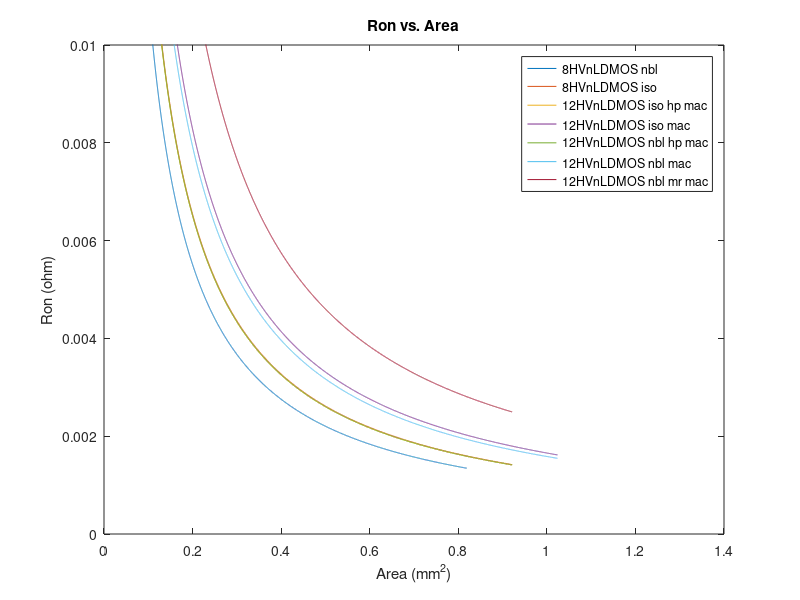
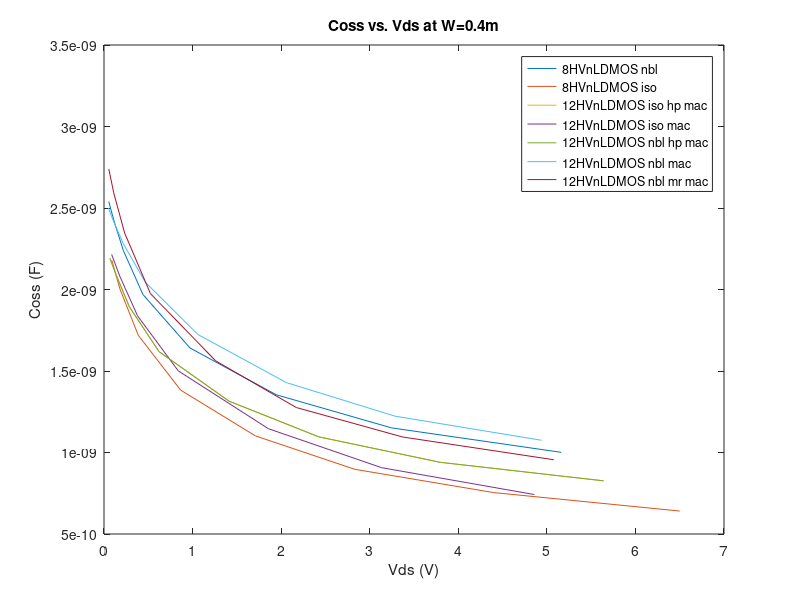
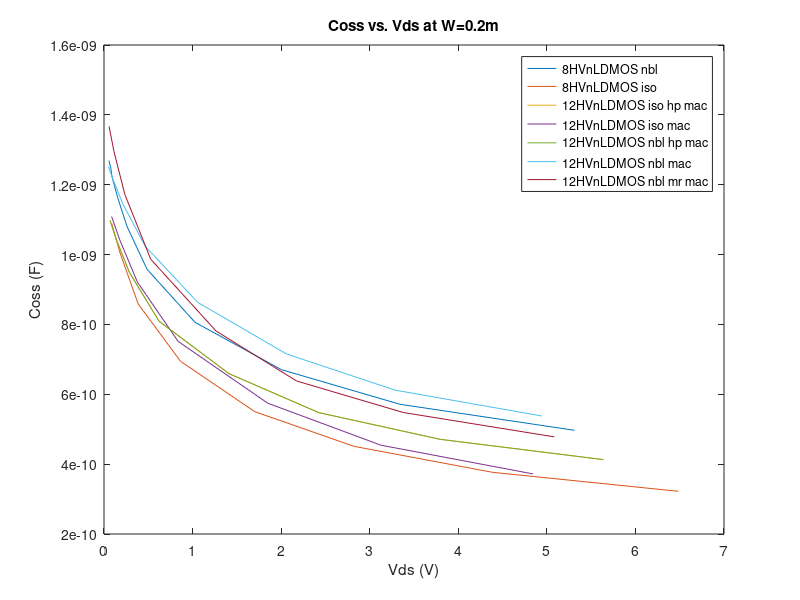
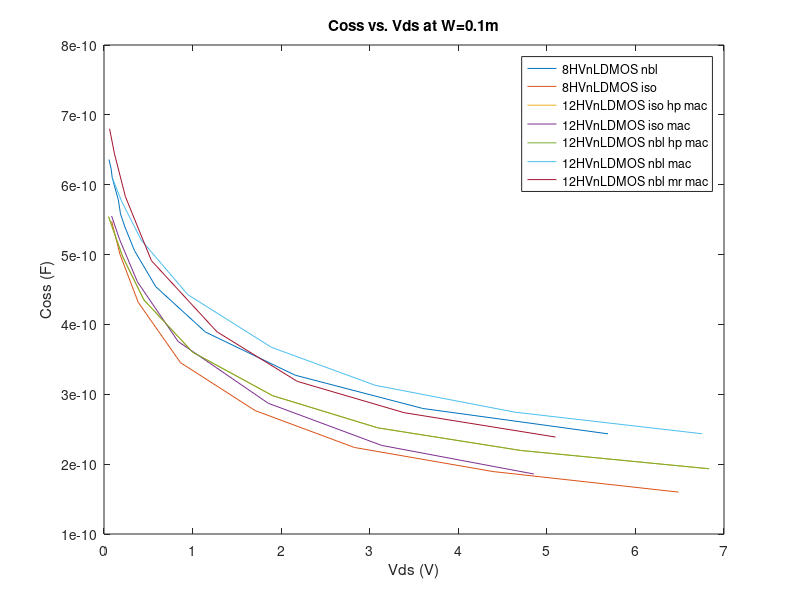

Recreate these plots in MATLAB, in order.
% Different Mosfet characterization
clear
clc
close all
%% 8HVnLDMOS nbl #1
%fingers =2

L1=800*10^-9;
W1=[60 125 250 500 999].*(400*10^-6);

Ron1=[57.7954 27.7375 13.8648 6.9288 3.4649].*10^-3; %at fingers =4 Ron(W=400)=Ron(W=200)
aw1=0.001385;
b1=-1;
aa1=1.102*10^-9;
Area1=L1*W1;
for i=1:10000
    w(i)=i*10^-4+24*10^-3;
    ar1(i)=w(i)*L1;
    armm1(i)=ar1(i)*10^6;
Roncalcw1(i)=aw1*w(i)^b1;
Roncalca1(i)=aa1*ar1(i)^b1;
end
%% #1 Coss
vds1_m60=[56.12E-3
66.41E-3
79.07E-3
83.04E-3
91.04E-3
107.3E-3
140.5E-3
186.5E-3
259.0E-3
387.1E-3
448.1E-3
576.3E-3
855.1E-3
1.488
2.650
4.379
6.798];
vds1_m125=[50.09E-3
65.02E-3
85.22E-3
116.2E-3
169.0E-3
193.5E-3
244.3E-3
352.6E-3
410.0E-3
530.6E-3
793.1E-3
1.389
2.563
4.236
6.593];
vds1_m250=[56.33E-3
80.80E-3
91.95E-3
114.7E-3
161.8E-3
186.2E-3
236.7E-3
344.5E-3
584.6E-3
1.145
2.159
3.599
5.690];
vds1_m500=[55.59E-3
77.44E-3
88.57E-3
111.2E-3
158.2E-3
259.0E-3
486.6E-3
1.027
2.002
3.342
5.311];
vds1_m999=[54.00E-3
75.85E-3
121.1E-3
218.5E-3
439.9E-3
971.2E-3
1.946
3.247
5.163];

% armm1_20=Area1(1).*ones(length(vds),1);
% area1_m60=L1*400*60.*ones(length(vds),1);
% area1_m125=L1*400*125.*ones(length(vds),1);
% area1_m250=L1*400*250.*ones(length(vds),1);
% area1_m500=L1*400*500.*ones(length(vds),1);
% area1_m999=L1*400*999.*ones(length(vds),1);

c1_m60=8.876*10^-11;
d1_m60=-0.2564;

coss1_m60=[153.0E-12
151.5E-12
149.6E-12
148.2E-12
147.3E-12
145.4E-12
141.6E-12
136.0E-12
128.7E-12
118.9E-12
111.7E-12
106.3E-12
97.75E-12
86.10E-12
73.75E-12
63.38E-12
55.31E-12];
coss1_m125=[319.5E-12
315.6E-12
309.6E-12
301.2E-12
288.4E-12
277.6E-12
268.2E-12
251.5E-12
237.5E-12
225.9E-12
207.7E-12
182.8E-12
155.7E-12
133.3E-12
116.3E-12];
coss1_m250=[636.1E-12
622.6E-12
610.7E-12
599.7E-12
578.4E-12
558.2E-12
539.3E-12
505.6E-12
454.0E-12
389.1E-12
327.3E-12
279.7E-12
243.4E-12];
coss1_m500=[1.269E-9
1.247E-9
1.225E-9
1.203E-9
1.160E-9
1.081E-9
957.7E-12
806.2E-12
670.6E-12
571.4E-12
496.9E-12];

coss1_m999=[2.540E-9
2.494E-9
2.406E-9
2.239E-9
1.969E-9
1.641E-9
1.354E-9
1.151E-9
1.001E-9];
c1_m60=1.525E-10;
d1_m60=-.1275;
e1_m60=-5.901E-11;
for i=1:5000
    vds=i*.001;
coss1_m60eq(i)=c1_m60*vds^d1_m60+e1_m60; 
end
c1_m250=6.247E-10;
d1_m250=-.1302;
e1_m250=-2.329E-10;
for i=1:5000
    vds=i*.001;
coss1_m250eq(i)=c1_m250*vds^d1_m250+e1_m250; 
end
c1_m125=3.137E-10;
d1_m125=-.1283;
e1_m125=-1.184E-10;
for i=1:5000
    vds=i*.001;
coss1_m125eq(i)=c1_m125*vds^d1_m125+e1_m125; 
end
c1_m500=1.273E-09;
d1_m500=-.1259;
e1_m500=-4.891E-10;
for i=1:5000
    vds=i*.001;
coss1_m500eq(i)=c1_m500*vds^d1_m500+e1_m500; 
end
c1_m999=2.409E-09;
d1_m999=-.1321;
e1_m999=-8.386E-10;
for i=1:5000
    vds=i*.001;
coss1_m999eq(i)=c1_m999*vds^d1_m999+e1_m999; 
end
coss1_vds_4=[coss1_m60eq(4000) coss1_m125eq(4000) coss1_m250eq(4000) coss1_m500eq(4000) coss1_m999eq(4000)];


%% #1 Qg
vgs1=[250.0E-3
500.0E-3
750.0E-3
1.000
1.250
1.500
1.750
2.000
2.250
2.500
2.750
3.000
3.250
3.500
3.750
4.000
4.250
4.500
4.750
5.000];
Qg1_m60=[5.978E-12
11.84E-12
158.5E-12
194.2E-12
222.2E-12
248.3E-12
274.1E-12
299.9E-12
325.7E-12
351.4E-12
377.2E-12
403.0E-12
428.8E-12
454.7E-12
480.5E-12
506.3E-12
532.2E-12
558.1E-12
583.9E-12
609.7E-12];
Qg1_m125=[12.48E-12
24.71E-12
334.8E-12
408.0E-12
464.3E-12
518.1E-12
571.8E-12
625.4E-12
679.0E-12
732.7E-12
786.4E-12
840.2E-12
894.0E-12
947.8E-12
1.002E-9
1.055E-9
1.109E-9
1.163E-9
1.217E-9
1.271E-9];
Qg1_m250=[24.97E-12
49.54E-12
677.7E-12
820.1E-12
930.0E-12
1.037E-9
1.144E-9
1.251E-9
1.359E-9
1.466E-9
1.573E-9
1.681E-9
1.788E-9
1.896E-9
2.004E-9
2.111E-9
2.219E-9
2.327E-9
2.435E-9
2.543E-9];
Qg1_m500=[49.96E-12
99.42E-12
1.372E-9
1.645E-9
1.861E-9
2.075E-9
2.289E-9
2.503E-9
2.718E-9
2.932E-9
3.147E-9
3.362E-9
3.577E-9
3.793E-9
4.008E-9
4.223E-9
4.439E-9
4.654E-9
4.870E-9
5.086E-9];
Qg1_m999=[99.84E-12
200.7E-12
2.777E-9
3.292E-9
3.720E-9
4.147E-9
4.574E-9
5.002E-9
5.431E-9
5.859E-9
6.289E-9
6.718E-9
7.148E-9
7.578E-9
8.009E-9
8.439E-9
8.870E-9
9.300E-9
9.731E-9
10.16E-9];
Qg1_vgs_5=[Qg1_m60(20,1) Qg1_m125(20,1) Qg1_m250(20,1) Qg1_m500(20,1) Qg1_m999(20,1)];
%% 8HVnLDMOS iso #2
%fingers =2
L2=900*10^-9;
W2=[60 125 250 500 999].*(400*10^-6);
Ron2=[60.9994 29.2749 14.6331 7.31258 3.65664]*10^-3;
a2=0.001462;
b2=-1;
aa2=1.308*10^-9;
Area2=L2*W2;
for i=1:10000
    w(i)=i*10^-4+24*10^-3;
    ar2(i)=w(i)*L2;
    armm2(i)=ar2(i)*10^6;
Roncalcw2(i)=a2*w(i)^b2;
Roncalca2(i)=aa2*ar2(i)^b2;
end
%% #2 Coss 
vds2_m60=[61.39E-3
105.2E-3
153.0E-3
177.5E-3
190.0E-3
215.1E-3
266.7E-3
343.1E-3
448.3E-3
557.6E-3
679.4E-3
809.6E-3
959.6E-3
1.134
1.332
1.528
1.702
1.746
1.834
1.972
2.013
2.097
2.140
2.225
2.399
2.460
2.584
2.646
2.772
2.836
2.965
3.228
3.742
4.446
5.549];
vds2_m125=[84.63E-3
175.2E-3
374.1E-3
834.1E-3
1.639
2.736
4.269
6.332];
vds2_m250=[86.57E-3
180.1E-3
386.1E-3
863.5E-3
1.706
2.826
4.393
6.486];
vds2_m500=[86.87E-3
180.5E-3
386.5E-3
863.9E-3
1.702
2.821
4.387
6.484];
vds2_m999=[87.11E-3
180.8E-3
387.1E-3
865.2E-3
1.709
2.831
4.400
6.500];
% area2_m60=L2*400*60.*ones(length(vds),1);
% area2_m125=L2*400*125.*ones(length(vds),1);
% area2_m250=L2*400*250.*ones(length(vds),1);
% area2_m500=L2*400*500.*ones(length(vds),1);
% area2_m999=L2*400*999.*ones(length(vds),1);
coss2_m60=[134.5E-12
128.3E-12
122.3E-12
117.9E-12
116.0E-12
113.6E-12
109.3E-12
103.2E-12
96.42E-12
90.32E-12
85.04E-12
80.38E-12
76.08E-12
71.97E-12
68.07E-12
64.69E-12
62.00E-12
60.77E-12
59.87E-12
58.49E-12
57.62E-12
56.91E-12
56.32E-12
55.66E-12
54.37E-12
53.49E-12
52.67E-12
52.01E-12
51.25E-12
50.64E-12
49.93E-12
48.61E-12
46.30E-12
43.45E-12
40.09E-12];
coss2_m125=[272.6E-12
253.1E-12
216.0E-12
175.7E-12
139.1E-12
114.4E-12
94.98E-12
81.53E-12];
coss2_m250=[547.7E-12
500.4E-12
431.7E-12
345.3E-12
276.7E-12
223.9E-12
189.4E-12
160.0E-12];
coss2_m500=[1.089E-9
1.005E-9
858.3E-12
694.5E-12
550.3E-12
451.1E-12
376.6E-12
322.3E-12];
coss2_m999=[2.181E-9
2.002E-9
1.719E-9
1.383E-9
1.102E-9
897.0E-12
754.1E-12
640.9E-12];
c2_m60=9.756E-11;
d2_m60=-.2125;
e2_m60=-2.532E-11;
for i=1:5000
    vds=i*.001;
coss2_m60eq(i)=c2_m60*vds^d2_m60+e2_m60; 
end
c2_m250=3.89E-10;
d2_m250=-.2177;
e2_m250=-7.875E-11;
for i=1:5000
    vds=i*.001;
coss2_m250eq(i)=c2_m250*vds^d2_m250+e2_m250; 
end
c2_m125=1.997E-10;
d2_m125=-.2109;
e2_m125=-4.428E-11;
for i=1:5000
    vds=i*.001;
coss2_m125eq(i)=c2_m125*vds^d2_m125+e2_m125; 
end
c2_m500=7.889E-10;
d2_m500=-.2144;
e2_m500=-1.68E-10;
for i=1:5000
    vds=i*.001;
coss2_m500eq(i)=c2_m500*vds^d2_m500+e2_m500; 
end
c2_m999=1.564E-09;
d2_m999=-.2164;
e2_m999=-3.236E-10;
for i=1:5000
    vds=i*.001;
coss2_m999eq(i)=c2_m999*vds^d2_m999+e2_m999; 
end
coss2_vds_4=[coss2_m60eq(4000) coss2_m125eq(4000) coss2_m250eq(4000) coss2_m500eq(4000) coss2_m999eq(4000)];

%% #2 Qg
vgs2=[250.0E-3
500.0E-3
750.0E-3
1.000
1.250
1.500
1.750
2.000
2.250
2.500
2.750
3.000
3.250
3.500
3.750
4.000
4.250
4.500
4.750
5.000];
Qg2_m60=[9.230E-12
17.23E-12
26.08E-12
201.3E-12
236.6E-12
266.0E-12
294.7E-12
323.3E-12
351.9E-12
380.5E-12
409.1E-12
437.8E-12
466.5E-12
495.2E-12
524.0E-12
552.6E-12
581.4E-12
610.2E-12
639.1E-12
667.8E-12];
Qg2_m125=[19.25E-12
35.94E-12
54.59E-12
424.0E-12
495.1E-12
555.4E-12
614.8E-12
674.2E-12
733.7E-12
793.3E-12
852.9E-12
912.7E-12
972.5E-12
1.032E-9
1.092E-9
1.152E-9
1.212E-9
1.272E-9
1.332E-9
1.392E-9];
Qg2_m250=[38.52E-12
71.92E-12
115.6E-12
857.1E-12
992.7E-12
1.112E-9
1.230E-9
1.349E-9
1.468E-9
1.587E-9
1.706E-9
1.826E-9
1.945E-9
2.065E-9
2.185E-9
2.305E-9
2.425E-9
2.544E-9
2.665E-9
2.784E-9];
Qg2_m500=[77.10E-12
143.9E-12
287.6E-12
1.731E-9
1.988E-9
2.225E-9
2.462E-9
2.698E-9
2.937E-9
3.175E-9
3.413E-9
3.652E-9
3.891E-9
4.131E-9
4.370E-9
4.610E-9
4.850E-9
5.090E-9
5.329E-9
5.570E-9];
Qg2_m999=[154.0E-12
287.6E-12
627.4E-12
3.483E-9
3.975E-9
4.446E-9
4.919E-9
5.393E-9
5.868E-9
6.344E-9
6.820E-9
7.298E-9
7.775E-9
8.254E-9
8.732E-9
9.211E-9
9.690E-9
10.17E-9
10.65E-9
11.13E-9];
Qg2_vgs_5=[Qg2_m60(20,1) Qg2_m125(20,1) Qg2_m250(20,1) Qg2_m500(20,1) Qg2_m999(20,1)];
%% 12HVnLDMOS iso hp mac #3
%fingers =2
L3=900*10^-9;
W3=[60 125 250 500 999].*(400*10^-6);
Ron3=[60.4805 29.0297 14.5124 7.25405 3.62885]*10^-3;
a3=.001451;
b3=-1;
aa3=1.302*10^-9;
Area3=L3*W3;
for i=1:10000
    w(i)=i*10^-4+24*10^-3;
    ar3(i)=w(i)*L3;
    armm3(i)=ar3(i)*10^6;
Roncalcw3(i)=a3*w(i)^b3;
Roncalca3(i)=aa3*ar3(i)^b3;
end
%% #3 Coss 
vds3_m60=[56.66E-3
105.8E-3
209.1E-3
435.4E-3
956.2E-3
1.837
3.001
4.584
6.675];
vds3_m125=[54.29E-3
105.7E-3
214.1E-3
452.4E-3
1.003
1.904
3.093
4.706
6.835];
vds3_m250=[51.83E-3
103.2E-3
211.4E-3
449.4E-3
999.5E-3
1.904
3.090
4.704
6.832];
vds3_m500=[67.83E-3
137.5E-3
286.7E-3
621.4E-3
1.412
2.425
3.795
5.640];
vds3_m999=[67.11E-3
136.8E-3
286.1E-3
621.1E-3
1.412
2.425
3.796
5.641];
% area3_m60=L3*400*60.*ones(length(vds),1);
% area3_m125=L3*400*125.*ones(length(vds),1);
% area3_m250=L3*400*250.*ones(length(vds),1);
% area3_m500=L3*400*500.*ones(length(vds),1);
% area3_m999=L3*400*999.*ones(length(vds),1);
coss3_m60=[132.6E-12
128.3E-12
119.5E-12
105.2E-12
87.42E-12
72.32E-12
61.07E-12
53.16E-12
46.75E-12];
coss3_m125=[277.1E-12
266.9E-12
248.3E-12
217.0E-12
180.3E-12
148.7E-12
126.2E-12
109.6E-12
96.81E-12];
coss3_m250=[554.3E-12
535.5E-12
496.8E-12
435.3E-12
360.4E-12
298.0E-12
252.0E-12
219.6E-12
193.4E-12];
coss3_m500=[1.098E-9
1.044E-9
949.1E-12
809.2E-12
659.0E-12
547.5E-12
471.1E-12
412.9E-12];
coss3_m999=[2.191E-9
2.090E-9
1.894E-9
1.619E-9
1.315E-9
1.096E-9
939.8E-12
826.2E-12];
c3_m60=1.173E-10;
d3_m60=-.1487;
e3_m60=-3.608E-11;
for i=1:5000
    vds=i*.001;
coss3_m60eq(i)=c3_m60*vds^d3_m60+e3_m60; 
end
c3_m250=4.889E-10;
d3_m250=-.1464;
e3_m250=-1.513E-10;
for i=1:5000
    vds=i*.001;
coss3_m250eq(i)=c3_m250*vds^d3_m250+e3_m250; 
end
c3_m125=2.418E-10;
d3_m125=-.1492;
e3_m125=-7.288E-11;
for i=1:5000
    vds=i*.001;
coss3_m125eq(i)=c3_m125*vds^d3_m125+e3_m125; 
end
c3_m500=9.374E-10;
d3_m500=-.1578;
e3_m500=-2.566E-10;
for i=1:5000
    vds=i*.001;
coss3_m500eq(i)=c3_m500*vds^d3_m500+e3_m500; 
end
c3_m999=1.888E-09;
d3_m999=-.1562;
e3_m999=-5.27E-10;
for i=1:5000
    vds=i*.001;
coss3_m999eq(i)=c3_m999*vds^d3_m999+e3_m999; 
end
coss3_vds_4=[coss3_m60eq(4000) coss3_m125eq(4000) coss3_m250eq(4000) coss3_m500eq(4000) coss3_m999eq(4000)];

%% #3 Qg
vgs3=[250.0E-3
500.0E-3
750.0E-3
1.000
1.250
1.500
1.750
2.000
2.250
2.500
2.750
3.000
3.250
3.500
3.750
4.000
4.250
4.500
4.750
5.000];
Qg3_m60=[9.952E-12
18.54E-12
26.11E-12
32.83E-12
229.9E-12
256.2E-12
279.6E-12
302.6E-12
325.6E-12
348.6E-12
371.5E-12
394.5E-12
417.5E-12
440.5E-12
463.5E-12
486.5E-12
509.6E-12
532.6E-12
555.7E-12
578.7E-12];
Qg3_m125=[20.73E-12
38.63E-12
54.41E-12
109.5E-12
482.6E-12
535.1E-12
583.2E-12
630.9E-12
678.7E-12
726.5E-12
774.2E-12
822.1E-12
870.0E-12
917.9E-12
965.8E-12
1.014E-9
1.062E-9
1.110E-9
1.158E-9
1.206E-9];
Qg3_m250=[41.47E-12
77.26E-12
108.8E-12
272.7E-12
971.0E-12
1.072E-9
1.167E-9
1.262E-9
1.358E-9
1.453E-9
1.549E-9
1.644E-9
1.740E-9
1.836E-9
1.932E-9
2.028E-9
2.124E-9
2.220E-9
2.316E-9
2.412E-9];
Qg3_m500=[82.93E-12
154.5E-12
217.7E-12
592.6E-12
1.950E-9
2.145E-9
2.335E-9
2.525E-9
2.716E-9
2.907E-9
3.098E-9
3.289E-9
3.481E-9
3.672E-9
3.864E-9
4.056E-9
4.247E-9
4.439E-9
4.631E-9
4.823E-9];
Qg3_m999=[165.7E-12
308.7E-12
435.1E-12
1.206E-9
3.907E-9
4.287E-9
4.665E-9
5.045E-9
5.426E-9
5.808E-9
6.190E-9
6.572E-9
6.954E-9
7.337E-9
7.720E-9
8.103E-9
8.487E-9
8.870E-9
9.254E-9
9.637E-9];
Qg3_vgs_5=[Qg3_m60(20,1) Qg3_m125(20,1) Qg3_m250(20,1) Qg3_m500(20,1) Qg3_m999(20,1)];
%% 12HVnLDMOS iso mac #4
%fingers =2
% Ron
L4=1*10^-6;
W4=[60 125 250 500 999].*(400*10^-6);
Ron4=[69.112 33.1725 16.5851 8.29153 4.14903]*10^-3;
a4=.001658;
b4=-1;
aa4=1.656*10^-9;
Area4=L4*W4;
for i=1:10000
    w(i)=i*10^-4+24*10^-3;
    ar4(i)=w(i)*L4;
    armm4(i)=ar4(i)*10^6;
Roncalcw4(i)=a4*w(i)^b4;
Roncalca4(i)=aa4*ar4(i)^b4;
end

%% #4 Coss 
vds4_m60=[59.18E-3
86.72E-3
143.4E-3
170.8E-3
184.7E-3
212.8E-3
270.3E-3
317.9E-3
375.0E-3
449.1E-3
579.9E-3
711.2E-3
857.4E-3
1.011
1.175
1.344
1.516
1.572
1.684
1.863
1.928
1.961
2.027
2.161
2.212
2.238
2.289
2.393
2.446
2.552
2.768
2.866
3.066
3.477
4.347
5.968];
vds4_m125=[78.51E-3
155.7E-3
322.0E-3
699.0E-3
1.607
2.809
4.421
6.568];
vds4_m250=[85.72E-3
177.4E-3
377.2E-3
836.6E-3
1.855
3.135
4.853];
vds4_m500=[85.99E-3
177.7E-3
377.5E-3
837.0E-3
1.849
3.126
4.845];
vds4_m999=[86.22E-3
178.1E-3
378.1E-3
838.2E-3
1.856
3.136
4.858];
% area4_m60=L4*400*60.*ones(length(vds),1);
% area4_m125=L4*400*125.*ones(length(vds),1);
% area4_m250=L4*400*250.*ones(length(vds),1);
% area4_m500=L4*400*500.*ones(length(vds),1);
% area4_m999=L4*400*999.*ones(length(vds),1);
coss4_m60=[135.7E-12
132.5E-12
127.5E-12
123.3E-12
121.5E-12
119.3E-12
115.1E-12
110.8E-12
106.8E-12
102.4E-12
96.21E-12
90.19E-12
84.87E-12
80.15E-12
75.94E-12
72.21E-12
68.91E-12
67.22E-12
65.75E-12
63.51E-12
62.07E-12
61.50E-12
60.84E-12
59.56E-12
58.66E-12
58.29E-12
57.85E-12
56.99E-12
56.30E-12
55.49E-12
53.97E-12
52.82E-12
51.60E-12
49.35E-12
45.47E-12
40.12E-12];
coss4_m125=[278.5E-12
264.6E-12
237.5E-12
197.9E-12
151.6E-12
119.3E-12
96.84E-12
81.25E-12];
coss4_m250=[555.3E-12
521.2E-12
461.0E-12
375.6E-12
287.1E-12
226.8E-12
185.9E-12];
coss4_m500=[1.109E-9
1.042E-9
921.1E-12
751.4E-12
574.5E-12
454.3E-12
372.0E-12];
coss4_m999=[2.215E-9
2.082E-9
1.839E-9
1.501E-9
1.146E-9
906.7E-12
742.2E-12];
c4_m60=1.112E-10;
d4_m60=-.1902;
e4_m60=-3.486E-11;
for i=1:5000
    vds=i*.001;
coss4_m60eq(i)=c4_m60*vds^d4_m60+e4_m60; 
end
c4_m250=4.557E-10;
d4_m250=-.1865;
e4_m250=-1.262E-10;
for i=1:5000
    vds=i*.001;
coss4_m250eq(i)=c4_m250*vds^d4_m250+e4_m250; 
end
c4_m125=2.271E-10;
d4_m125=-.189;
e4_m125=-6.4E-11;
for i=1:5000
    vds=i*.001;
coss4_m125eq(i)=c4_m125*vds^d4_m125+e4_m125; 
end
c4_m500=9.172E-10;
d4_m500=-.186;
e4_m500=-2.542E-10;
for i=1:5000
    vds=i*.001;
coss4_m500eq(i)=c4_m500*vds^d4_m500+e4_m500; 
end
c4_m999=1.833E-09;
d4_m999=-.1861;
e4_m999=-5.085E-10;
for i=1:5000
    vds=i*.001;
coss4_m999eq(i)=c4_m999*vds^d4_m999+e4_m999; 
end
coss4_vds_4=[coss4_m60eq(4000) coss4_m125eq(4000) coss4_m250eq(4000) coss4_m500eq(4000) coss4_m999eq(4000)];

%% #4 Qg
vgs4=[250.0E-3
500.0E-3
750.0E-3
1.000
1.250
1.500
1.750
2.000
2.250
2.500
2.750
3.000
3.250
3.500
3.750
4.000
4.250
4.500
4.750
5.000];
Qg4_m60=[7.570E-12
14.86E-12
22.66E-12
184.5E-12
210.1E-12
232.2E-12
253.6E-12
274.9E-12
296.2E-12
317.6E-12
338.9E-12
360.2E-12
381.6E-12
402.9E-12
424.3E-12
445.7E-12
467.1E-12
488.5E-12
509.9E-12
531.3E-12];
Qg4_m125=[15.79E-12
31.00E-12
47.35E-12
387.3E-12
439.5E-12
484.6E-12
528.9E-12
573.3E-12
617.6E-12
662.0E-12
706.4E-12
750.9E-12
795.4E-12
839.9E-12
884.4E-12
929.0E-12
973.6E-12
1.018E-9
1.063E-9
1.107E-9];
Qg4_m250=[31.60E-12
62.05E-12
95.47E-12
780.3E-12
880.9E-12
970.0E-12
1.058E-9
1.147E-9
1.236E-9
1.324E-9
1.413E-9
1.502E-9
1.591E-9
1.680E-9
1.769E-9
1.858E-9
1.948E-9
2.037E-9
2.126E-9
2.215E-9];
Qg4_m500=[63.22E-12
124.1E-12
219.3E-12
1.572E-9
1.764E-9
1.941E-9
2.117E-9
2.294E-9
2.472E-9
2.649E-9
2.827E-9
3.005E-9
3.183E-9
3.361E-9
3.539E-9
3.717E-9
3.896E-9
4.074E-9
4.253E-9
4.431E-9];
Qg4_m999=[126.3E-12
248.1E-12
482.9E-12
3.159E-9
3.527E-9
3.878E-9
4.231E-9
4.585E-9
4.939E-9
5.294E-9
5.649E-9
6.004E-9
6.360E-9
6.715E-9
7.071E-9
7.428E-9
7.784E-9
8.140E-9
8.497E-9
8.854E-9];
Qg4_vgs_5=[Qg4_m60(20,1) Qg4_m125(20,1) Qg4_m250(20,1) Qg4_m500(20,1) Qg4_m999(20,1)];
%% 12HVnLDMOS nbl hp mac #5
%fingers =2
L5=0.9*10^-6;
W5=[60 125 250 500 999].*(400*10^-6);
Ron5=[60.4806 29.0297 14.5124 7.25405 3.62885]*10^-3;
a5=.001451;
b5=-1;
aa5=1.302*10^-9;
Area5=L5*W5;
for i=1:10000
    w(i)=i*10^-4+24*10^-3;
    ar5(i)=w(i)*L5;
    armm5(i)=ar5(i)*10^6;
Roncalcw5(i)=a5*w(i)^b5;
Roncalca5(i)=aa5*ar5(i)^b5;
end
%% #5 Coss 
vds5_m60=[56.66E-3
105.8E-3
209.1E-3
435.4E-3
956.2E-3
1.837
3.001
4.584
6.675];
vds5_m125=[54.29E-3
105.7E-3
214.1E-3
452.4E-3
1.003
1.904
3.093
4.706
6.835];
vds5_m250=[51.83E-3
103.2E-3
211.4E-3
449.4E-3
999.5E-3
1.904
3.090
4.704
6.832];
vds5_m500=[67.83E-3
137.5E-3
286.7E-3
621.4E-3
1.412
2.425
3.795
5.640];
vds5_m999=[67.11E-3
136.8E-3
286.1E-3
621.1E-3
1.412
2.425
3.796
5.641];
% area5_m60=L5*400*60.*ones(length(vds),1);
% area5_m125=L5*400*125.*ones(length(vds),1);
% area5_m250=L5*400*250.*ones(length(vds),1);
% area5_m500=L5*400*500.*ones(length(vds),1);
% area5_m999=L5*400*999.*ones(length(vds),1);
coss5_m60=[132.6E-12
128.3E-12
119.5E-12
105.2E-12
87.42E-12
72.32E-12
61.07E-12
53.16E-12
46.75E-12];
coss5_m125=[277.1E-12
266.9E-12
248.3E-12
217.0E-12
180.3E-12
148.7E-12
126.2E-12
109.6E-12
96.81E-12];
coss5_m250=[554.3E-12
535.5E-12
496.8E-12
435.3E-12
360.4E-12
298.0E-12
252.0E-12
219.6E-12
193.4E-12];
coss5_m500=[1.098E-9
1.044E-9
949.1E-12
809.2E-12
659.0E-12
547.5E-12
471.1E-12
412.9E-12];
coss5_m999=[2.191E-9
2.090E-9
1.894E-9
1.619E-9
1.315E-9
1.096E-9
939.8E-12
826.2E-12];
c5_m60=1.173E-10;
d5_m60=-.1487;
e5_m60=-3.608E-11;
for i=1:5000
    vds=i*.001;
coss5_m60eq(i)=c5_m60*vds^d5_m60+e5_m60; 
end
c5_m250=4.889E-10;
d5_m250=-.1464;
e5_m250=-1.513E-10;
for i=1:5000
    vds=i*.001;
coss5_m250eq(i)=c5_m250*vds^d5_m250+e5_m250; 
end
c5_m125=2.418E-10;
d5_m125=-.1492;
e5_m125=-7.288E-11;
for i=1:5000
    vds=i*.001;
coss5_m125eq(i)=c5_m125*vds^d5_m125+e5_m125; 
end
c5_m500=9.374E-10;
d5_m500=-.1578;
e5_m500=-2.566E-10;
for i=1:5000
    vds=i*.001;
coss5_m500eq(i)=c5_m500*vds^d5_m500+e5_m500; 
end
c5_m999=1.888E-09;
d5_m999=-.1562;
e5_m999=-5.27E-10;
for i=1:5000
    vds=i*.001;
coss5_m999eq(i)=c5_m999*vds^d5_m999+e5_m999; 
end
coss5_vds_4=[coss5_m60eq(4000) coss5_m125eq(4000) coss5_m250eq(4000) coss5_m500eq(4000) coss5_m999eq(4000)];

%% #5 Qg
vgs5=[250.0E-3
500.0E-3
750.0E-3
1.000
1.250
1.500
1.750
2.000
2.250
2.500
2.750
3.000
3.250
3.500
3.750
4.000
4.250
4.500
4.750
5.000];
Qg5_m60=[9.952E-12
18.54E-12
26.11E-12
32.83E-12
229.9E-12
256.2E-12
279.6E-12
302.6E-12
325.6E-12
348.6E-12
371.5E-12
394.5E-12
417.5E-12
440.5E-12
463.5E-12
486.5E-12
509.6E-12
532.6E-12
555.7E-12
578.7E-12];
Qg5_m125=[20.73E-12
38.63E-12
54.41E-12
109.5E-12
482.6E-12
535.1E-12
583.2E-12
630.9E-12
678.7E-12
726.5E-12
774.2E-12
822.1E-12
870.0E-12
917.9E-12
965.8E-12
1.014E-9
1.062E-9
1.110E-9
1.158E-9
1.206E-9];
Qg5_m250=[41.47E-12
77.26E-12
108.8E-12
272.7E-12
971.0E-12
1.072E-9
1.167E-9
1.262E-9
1.358E-9
1.453E-9
1.549E-9
1.644E-9
1.740E-9
1.836E-9
1.932E-9
2.028E-9
2.124E-9
2.220E-9
2.316E-9
2.412E-9];
Qg5_m500=[82.93E-12
154.5E-12
217.7E-12
592.6E-12
1.950E-9
2.145E-9
2.335E-9
2.525E-9
2.716E-9
2.907E-9
3.098E-9
3.289E-9
3.481E-9
3.672E-9
3.864E-9
4.056E-9
4.247E-9
4.439E-9
4.631E-9
4.823E-9];
Qg5_m999=[165.7E-12
308.7E-12
435.1E-12
1.206E-9
3.907E-9
4.287E-9
4.665E-9
5.045E-9
5.426E-9
5.808E-9
6.190E-9
6.572E-9
6.954E-9
7.337E-9
7.720E-9
8.103E-9
8.487E-9
8.870E-9
9.254E-9
9.637E-9];
Qg5_vgs_5=[Qg5_m60(20,1) Qg5_m125(20,1) Qg5_m250(20,1) Qg5_m500(20,1) Qg5_m999(20,1)];
%% 12HVnLDMOS nbl mac #6
%fingers =2
L6=1*10^-6;
W6=[60 125 250 500 999].*(400*10^-6);
Ron6=[66.3225 31.8317 15.913 7.95387 3.9787]*10^-3;
a6=.00159;
b6=-1;
aa6=1.585*10^-9;
Area6=L6*W6;
for i=1:10000
    w(i)=i*10^-4+24*10^-3;
    ar6(i)=w(i)*L6;
    armm6(i)=ar6(i)*10^6;
Roncalcw6(i)=a6*w(i)^b6;
Roncalca6(i)=aa6*ar6(i)^b6;
end
%% #6 Coss 
vds6_m60=[84.77E-3
159.7E-3
272.9E-3
524.1E-3
1.113
2.078
3.308
4.970];
vds6_m125=[89.05E-3
162.4E-3
321.0E-3
683.5E-3
1.562
2.619
4.031
5.944];
vds6_m250=[97.37E-3
198.1E-3
420.9E-3
945.3E-3
1.891
3.061
4.639
6.753];
vds6_m500=[50.17E-3
102.9E-3
214.8E-3
464.8E-3
1.058
2.062
3.286
4.943];
vds6_m999=[50.46E-3
103.3E-3
215.4E-3
465.7E-3
1.060
2.059
3.285
4.940];
% area6_m60=L6*400*60.*ones(length(vds),1);
% area6_m125=L6*400*125.*ones(length(vds),1);
% area6_m250=L6*400*250.*ones(length(vds),1);
% area6_m500=L6*400*500.*ones(length(vds),1);
% area6_m999=L6*400*999.*ones(length(vds),1);
coss6_m60=[148.0E-12
141.1E-12
132.4E-12
119.4E-12
101.8E-12
85.25E-12
73.28E-12
64.41E-12];
coss6_m125=[305.8E-12
293.1E-12
271.0E-12
237.1E-12
195.8E-12
164.4E-12
143.4E-12
126.8E-12];
coss6_m250=[608.8E-12
576.4E-12
520.7E-12
442.7E-12
367.2E-12
312.9E-12
274.4E-12
243.5E-12];
coss6_m500=[1.252E-9
1.214E-9
1.144E-9
1.024E-9
863.2E-12
715.3E-12
611.9E-12
537.9E-12];
coss6_m999=[2.500E-9
2.424E-9
2.284E-9
2.045E-9
1.724E-9
1.429E-9
1.223E-9
1.075E-9];
c6_m60=1.377E-10;
d6_m60=-.1432;
e6_m60=-3.893E-11;
for i=1:5000
    vds=i*.001;
coss6_m60eq(i)=c6_m60*vds^d6_m60+e6_m60; 
end
c6_m250=5.403E-10;
d6_m250=-.1585;
e6_m250=-1.327E-10;
for i=1:5000
    vds=i*.001;
coss6_m250eq(i)=c6_m250*vds^d6_m250+e6_m250; 
end
c6_m125=2.812E-10;
d6_m125=-.1481;
e6_m125=-7.683E-11;
for i=1:5000
    vds=i*.001;
coss6_m125eq(i)=c6_m125*vds^d6_m125+e6_m125; 
end
c6_m500=1.258E-09;
d6_m500=-.1176;
e6_m500=-4.374E-10;
for i=1:5000
    vds=i*.001;
coss6_m500eq(i)=c6_m500*vds^d6_m500+e6_m500; 
end
c6_m999=2.512E-09;
d6_m999=-.1177;
e6_m999=-8.719E-10;
for i=1:5000
    vds=i*.001;
coss6_m999eq(i)=c6_m999*vds^d6_m999+e6_m999; 
end
coss6_vds_4=[coss6_m60eq(4000) coss6_m125eq(4000) coss6_m250eq(4000) coss6_m500eq(4000) coss6_m999eq(4000)];

%% #6 Qg
vgs6=[250.0E-3
500.0E-3
750.0E-3
1.000
1.250
1.500
1.750
2.000
2.250
2.500
2.750
3.000
3.250
3.500
3.750
4.000
4.250
4.500
4.750
5.000];
Qg6_m60=[6.941E-12
12.90E-12
173.2E-12
199.8E-12
222.1E-12
243.5E-12
264.8E-12
286.1E-12
307.4E-12
328.7E-12
350.0E-12
371.3E-12
392.7E-12
414.0E-12
435.4E-12
456.7E-12
478.1E-12
499.5E-12
520.9E-12
542.3E-12];
Qg6_m125=[14.48E-12
27.28E-12
364.1E-12
418.2E-12
463.6E-12
508.0E-12
552.3E-12
596.5E-12
640.9E-12
685.2E-12
729.6E-12
774.1E-12
818.5E-12
863.0E-12
907.5E-12
952.0E-12
996.6E-12
1.041E-9
1.086E-9
1.130E-9];
Qg6_m250=[28.98E-12
103.4E-12
734.4E-12
838.8E-12
928.1E-12
1.017E-9
1.105E-9
1.194E-9
1.282E-9
1.371E-9
1.460E-9
1.549E-9
1.638E-9
1.726E-9
1.815E-9
1.905E-9
1.994E-9
2.083E-9
2.172E-9
2.261E-9];
Qg6_m500=[57.99E-12
299.8E-12
1.481E-9
1.680E-9
1.857E-9
2.034E-9
2.210E-9
2.388E-9
2.565E-9
2.742E-9
2.920E-9
3.098E-9
3.275E-9
3.453E-9
3.632E-9
3.810E-9
3.988E-9
4.166E-9
4.345E-9
4.523E-9];
Qg6_m999=[115.9E-12
682.2E-12
2.982E-9
3.360E-9
3.712E-9
4.064E-9
4.417E-9
4.771E-9
5.124E-9
5.479E-9
5.834E-9
6.189E-9
6.544E-9
6.900E-9
7.256E-9
7.611E-9
7.968E-9
8.325E-9
8.681E-9
9.037E-9];
Qg6_vgs_5=[Qg6_m60(20,1) Qg6_m125(20,1) Qg6_m250(20,1) Qg6_m500(20,1) Qg6_m999(20,1)];
%% 12HVnLDMOS nbl mr mac #7
%fingers =2
L7=.9*10^-6;
W7=[60 125 250 500 999].*(400*10^-6);
Ron7=[106.539 51.1386 25.568 12.787 6.39517]*10^-3;
a7=.002557;
b7=-1;
aa7=2.3*10^-9;
Area7=L7*W7;
for i=1:10000
    w(i)=i*10^-4+24*10^-3;
    ar7(i)=w(i)*L7;
    armm7(i)=ar7(i)*10^6;
Roncalcw7(i)=a7*w(i)^b7;
Roncalca7(i)=aa7*ar7(i)^b7;
end
%% #7 Coss 
vds7_m60=[53.45E-3
95.84E-3
163.6E-3
296.7E-3
611.7E-3
1.401
2.316
3.570
5.347];
vds7_m125=[73.99E-3
130.5E-3
255.3E-3
550.9E-3
1.295
2.196
3.406
5.122];
vds7_m250=[62.66E-3
118.6E-3
242.1E-3
535.2E-3
1.275
2.182
3.388
5.098];
vds7_m500=[57.05E-3
112.7E-3
235.5E-3
527.4E-3
1.265
2.174
3.378
5.084];
vds7_m999=[54.31E-3
109.8E-3
232.6E-3
524.2E-3
1.261
2.171
3.373
5.078];
% area7_m60=L7*400*60.*ones(length(vds),1);
% area7_m125=L7*400*125.*ones(length(vds),1);
% area7_m250=L7*400*250.*ones(length(vds),1);
% area7_m500=L7*400*500.*ones(length(vds),1);
% area7_m999=L7*400*999.*ones(length(vds),1);
coss7_m60=[162.1E-12
159.9E-12
149.2E-12
134.3E-12
113.5E-12
90.59E-12
74.69E-12
64.50E-12
56.37E-12];
coss7_m125=[336.2E-12
318.5E-12
288.5E-12
243.6E-12
193.6E-12
158.8E-12
136.6E-12
119.2E-12];
coss7_m250=[680.1E-12
644.1E-12
582.8E-12
491.3E-12
389.5E-12
318.5E-12
273.7E-12
238.8E-12];
coss7_m500=[1.367E-9
1.295E-9
1.172E-9
986.7E-12
781.2E-12
638.1E-12
547.9E-12
478.1E-12];
coss7_m999=[2.739E-9
2.593E-9
2.347E-9
1.975E-9
1.562E-9
1.276E-9
1.095E-9
955.6E-12];
c7_m60=1.501E-10;
d7_m60=-.1482;
e7_m60=-5.477E-11;
for i=1:5000
    vds=i*.001;
coss7_m60eq(i)=c7_m60*vds^d7_m60+e7_m60; 
end
c7_m250=5.36E-10;
d7_m250=-.1737;
e7_m250=-1.409E-10;
for i=1:5000
    vds=i*.001;
coss7_m250eq(i)=c7_m250*vds^d7_m250+e7_m250; 
end
c7_m125=2.629E-10;
d7_m125=-.1819;
e7_m125=-6.527E-11;
for i=1:5000
    vds=i*.001;
coss7_m125eq(i)=c7_m125*vds^d7_m125+e7_m125; 
end
c7_m500=1.085E-09;
d7_m500=-.1689;
e7_m500=-2.95E-10;
for i=1:5000
    vds=i*.001;
coss7_m500eq(i)=c7_m500*vds^d7_m500+e7_m500; 
end
c7_m999=2.176E-09;
d7_m999=-.1669;
e7_m999=-5.98E-10;
for i=1:5000
    vds=i*.001;
coss7_m999eq(i)=c7_m999*vds^d7_m999+e7_m999; 
end
coss7_vds_4=[coss7_m60eq(4000) coss7_m125eq(4000) coss7_m250eq(4000) coss7_m500eq(4000) coss7_m999eq(4000)];

%% #7 Qg
vgs7=[250.0E-3
500.0E-3
750.0E-3
1.000
1.250
1.500
1.750
2.000
2.250
2.500
2.750
3.000
3.250
3.500
3.750
4.000
4.250
4.500
4.750
5.000];
Qg7_m60=[6.991E-12
12.72E-12
175.9E-12
214.3E-12
244.8E-12
274.0E-12
303.0E-12
332.0E-12
361.0E-12
390.0E-12
419.0E-12
448.1E-12
477.2E-12
506.2E-12
535.3E-12
564.4E-12
593.5E-12
622.6E-12
651.7E-12
680.8E-12];
Qg7_m125=[14.56E-12
26.54E-12
371.2E-12
449.3E-12
511.2E-12
571.6E-12
631.9E-12
692.2E-12
752.6E-12
813.0E-12
873.5E-12
934.0E-12
994.5E-12
1.055E-9
1.116E-9
1.176E-9
1.237E-9
1.297E-9
1.358E-9
1.419E-9];
Qg7_m250=[29.13E-12
53.22E-12
751.4E-12
901.9E-12
1.024E-9
1.144E-9
1.264E-9
1.385E-9
1.506E-9
1.627E-9
1.747E-9
1.868E-9
1.989E-9
2.110E-9
2.231E-9
2.353E-9
2.474E-9
2.595E-9
2.716E-9
2.838E-9];
Qg7_m500=[58.26E-12
107.3E-12
1.522E-9
1.808E-9
2.049E-9
2.289E-9
2.530E-9
2.771E-9
3.012E-9
3.254E-9
3.495E-9
3.737E-9
3.979E-9
4.221E-9
4.463E-9
4.706E-9
4.948E-9
5.191E-9
5.433E-9
5.676E-9];
Qg7_m999=[116.4E-12
250.8E-12
3.077E-9
3.616E-9
4.095E-9
4.574E-9
5.055E-9
5.536E-9
6.018E-9
6.501E-9
6.984E-9
7.467E-9
7.951E-9
8.434E-9
8.918E-9
9.403E-9
9.887E-9
10.37E-9
10.86E-9
11.34E-9];
Qg7_vgs_5=[Qg7_m60(20,1) Qg7_m125(20,1) Qg7_m250(20,1) Qg7_m500(20,1) Qg7_m999(20,1)];
%% Plotting
plot(armm1,Roncalca1)
hold on
plot(armm2,Roncalca2)
hold on
plot(armm3,Roncalca3)
hold on
plot(armm4,Roncalca4)
hold on
plot(armm5,Roncalca5)
hold on
plot(armm6,Roncalca6)
hold on
plot(armm7,Roncalca7)
title('Ron vs. Area')
xlabel('Area (mm^2)')
ylabel('Ron (ohm)')
legend('8HVnLDMOS nbl','8HVnLDMOS iso','12HVnLDMOS iso hp mac','12HVnLDMOS iso mac','12HVnLDMOS nbl hp mac','12HVnLDMOS nbl mac','12HVnLDMOS nbl mr mac')
ylim([0 .01])
% figure
% plot(Area1,Ron1)
% hold on
% plot(Area2,Ron2)
% hold on
% plot(Area3,Ron3)
% hold on
% plot(Area4,Ron4)
% hold on
% plot(Area5,Ron5)
% hold on
% plot(Area6,Ron6)
% hold on
% plot(Area7,Ron7)
% title('Ron vs. Area')
% xlabel('Area (m)')
% ylabel('Ron (ohm)')
% legend('8HVnLDMOS nbl','8HVnLDMOS iso','12HVnLDMOS iso hp mac','12HVnLDMOS iso mac','12HVnLDMOS nbl hp mac','12HVnLDMOS nbl mac','12HVnLDMOS nbl mr mac')
% ymin([0 .1])
%% Plot Coss
figure
plot(vds1_m999,coss1_m999)
hold on
plot(vds2_m999,coss2_m999)
hold on
plot(vds3_m999,coss3_m999)
hold on
plot(vds4_m999,coss4_m999)
hold on
plot(vds5_m999,coss5_m999)
hold on
plot(vds6_m999,coss6_m999)
hold on
plot(vds7_m999,coss7_m999)
hold on
xlabel('Vds (V)')
ylabel('Coss (F)')
title('Coss vs. Vds at W=0.4m')
legend('8HVnLDMOS nbl','8HVnLDMOS iso','12HVnLDMOS iso hp mac','12HVnLDMOS iso mac','12HVnLDMOS nbl hp mac','12HVnLDMOS nbl mac','12HVnLDMOS nbl mr mac')
figure
plot(vds1_m500,coss1_m500)
hold on
plot(vds2_m500,coss2_m500)
hold on
plot(vds3_m500,coss3_m500)
hold on
plot(vds4_m500,coss4_m500)
hold on
plot(vds5_m500,coss5_m500)
hold on
plot(vds6_m500,coss6_m500)
hold on
plot(vds7_m500,coss7_m500)
hold on
xlabel('Vds (V)')
ylabel('Coss (F)')
title('Coss vs. Vds at W=0.2m')
legend('8HVnLDMOS nbl','8HVnLDMOS iso','12HVnLDMOS iso hp mac','12HVnLDMOS iso mac','12HVnLDMOS nbl hp mac','12HVnLDMOS nbl mac','12HVnLDMOS nbl mr mac')
figure
plot(vds1_m250,coss1_m250)
hold on
plot(vds2_m250,coss2_m250)
hold on
plot(vds3_m250,coss3_m250)
hold on
plot(vds4_m250,coss4_m250)
hold on
plot(vds5_m250,coss5_m250)
hold on
plot(vds6_m250,coss6_m250)
hold on
plot(vds7_m250,coss7_m250)
hold on
xlabel('Vds (V)')
ylabel('Coss (F)')
title('Coss vs. Vds at W=0.1m')
legend('8HVnLDMOS nbl','8HVnLDMOS iso','12HVnLDMOS iso hp mac','12HVnLDMOS iso mac','12HVnLDMOS nbl hp mac','12HVnLDMOS nbl mac','12HVnLDMOS nbl mr mac')
figure
plot(vds1_m125,coss1_m125)
hold on
plot(vds2_m125,coss2_m125)
hold on
plot(vds3_m125,coss3_m125)
hold on
plot(vds4_m125,coss4_m125)
hold on
plot(vds5_m125,coss5_m125)
hold on
plot(vds6_m125,coss6_m125)
hold on
plot(vds7_m125,coss7_m125)
hold on
xlabel('Vds (V)')
ylabel('Coss (F)')
title('Coss vs. Vds at W=0.05m')
legend('8HVnLDMOS nbl','8HVnLDMOS iso','12HVnLDMOS iso hp mac','12HVnLDMOS iso mac','12HVnLDMOS nbl hp mac','12HVnLDMOS nbl mac','12HVnLDMOS nbl mr mac')
figure
plot(vds1_m60,coss1_m60)
hold on
plot(vds2_m60,coss2_m60)
hold on
plot(vds3_m60,coss3_m60)
hold on
plot(vds4_m60,coss4_m60)
hold on
plot(vds5_m60,coss5_m60)
hold on
plot(vds6_m60,coss6_m60)
hold on
plot(vds7_m60,coss7_m60)
hold on
xlabel('Vds (V)')
ylabel('Coss (F)')
title('Coss vs. Vds at W=0.024m')
legend('8HVnLDMOS nbl','8HVnLDMOS iso','12HVnLDMOS iso hp mac','12HVnLDMOS iso mac','12HVnLDMOS nbl hp mac','12HVnLDMOS nbl mac','12HVnLDMOS nbl mr mac')
figure
plot(vds1_m60,coss1_m60)
hold on
plot(vds1_m125,coss1_m125)
hold on
plot(vds1_m250,coss1_m250)
hold on
plot(vds1_m500,coss1_m500)
hold on
plot(vds1_m999,coss1_m999)
xlabel('Vds (V)')
ylabel('Coss (F)')
title('Coss vs. Vds for 8Vnbl')
legend('w=24mm','w=50mm','w=100mm','w=200mm','w=400mm')
figure
plot(vds2_m60,coss2_m60)
hold on
plot(vds2_m125,coss2_m125)
hold on
plot(vds2_m250,coss2_m250)
hold on
plot(vds2_m500,coss2_m500)
hold on
plot(vds2_m999,coss2_m999)
xlabel('Vds (V)')
ylabel('Coss (F)')
title('Coss vs. Vds for 8Viso')
legend('w=24mm','w=50mm','w=100mm','w=200mm','w=400mm')
figure
plot(vds3_m60,coss3_m60)
hold on
plot(vds3_m125,coss3_m125)
hold on
plot(vds3_m250,coss3_m250)
hold on
plot(vds3_m500,coss3_m500)
hold on
plot(vds3_m999,coss3_m999)
xlabel('Vds (V)')
ylabel('Coss (F)')
title('Coss vs. Vds for 12Visohpmac')
legend('w=24mm','w=50mm','w=100mm','w=200mm','w=400mm')
figure
plot(vds4_m60,coss4_m60)
hold on
plot(vds4_m125,coss4_m125)
hold on
plot(vds4_m250,coss4_m250)
hold on
plot(vds4_m500,coss4_m500)
hold on
plot(vds4_m999,coss4_m999)
xlabel('Vds (V)')
ylabel('Coss (F)')
title('Coss vs. Vds for 12Visomac')
legend('w=24mm','w=50mm','w=100mm','w=200mm','w=400mm')
figure
plot(vds5_m60,coss5_m60)
hold on
plot(vds5_m125,coss5_m125)
hold on
plot(vds5_m250,coss5_m250)
hold on
plot(vds5_m500,coss5_m500)
hold on
plot(vds5_m999,coss5_m999)
xlabel('Vds (V)')
ylabel('Coss (F)')
title('Coss vs. Vds for 12Vnblisomac')
legend('w=24mm','w=50mm','w=100mm','w=200mm','w=400mm')
figure
plot(vds6_m60,coss6_m60)
hold on
plot(vds6_m125,coss6_m125)
hold on
plot(vds6_m250,coss6_m250)
hold on
plot(vds6_m500,coss6_m500)
hold on
plot(vds6_m999,coss6_m999)
xlabel('Vds (V)')
ylabel('Coss (F)')
title('Coss vs. Vds for 12Vnblmac')
legend('w=24mm','w=50mm','w=100mm','w=200mm','w=400mm')
figure
plot(vds7_m60,coss7_m60)
hold on
plot(vds7_m125,coss7_m125)
hold on
plot(vds7_m250,coss7_m250)
hold on
plot(vds7_m500,coss7_m500)
hold on
plot(vds7_m999,coss7_m999)
xlabel('Vds (V)')
ylabel('Coss (F)')
title('Coss vs. Vds for 12Vnblmrmac')
legend('w=24mm','w=50mm','w=100mm','w=200mm','w=400mm')
figure
plot(W1,coss1_vds_4)
hold on
plot(W2,coss2_vds_4)
hold on
plot(W3,coss3_vds_4)
hold on
plot(W4,coss4_vds_4)
hold on
plot(W5,coss5_vds_4)
hold on
plot(W6,coss6_vds_4)
hold on
plot(W7,coss7_vds_4)
xlabel('Width (m)')
ylabel('Coss (F)')
title('Coss vs. Width at Vds=4V')
legend('8HVnLDMOS nbl','8HVnLDMOS iso','12HVnLDMOS iso hp mac','12HVnLDMOS iso mac','12HVnLDMOS nbl hp mac','12HVnLDMOS nbl mac','12HVnLDMOS nbl mr mac')
figure
%% Plot Qg
% plot(Qg1_m60,vgs1)
% hold on
% plot(Qg1_m125,vgs1)
% hold on
% plot(Qg1_m250,vgs1)
% hold on
% plot(Qg1_m500,vgs1)
% hold on
% plot(Qg1_m999,vgs1)
% xlabel('Qg (C)')
% ylabel('Vgs (V)')
% title('Vgs vs. Qg for 8Vnbl')
% legend('w=24mm','w=50mm','w=100mm','w=200mm','w=400mm')
% figure
% plot(Qg2_m60,vgs2)
% hold on
% plot(Qg2_m125,vgs2)
% hold on
% plot(Qg2_m250,vgs2)
% hold on
% plot(Qg2_m500,vgs2)
% hold on
% plot(Qg2_m999,vgs2)
% xlabel('Qg (C)')
% ylabel('Vgs (V)')
% title('Vgs vs. Qg for 8Viso')
% legend('w=24mm','w=50mm','w=100mm','w=200mm','w=400mm')
% figure
% plot(Qg3_m60,vgs3)
% hold on
% plot(Qg3_m125,vgs3)
% hold on
% plot(Qg3_m250,vgs3)
% hold on
% plot(Qg3_m500,vgs3)
% hold on
% plot(Qg3_m999,vgs3)
% xlabel('Qg (C)')
% ylabel('Vgs (V)')
% title('Vgs vs. Qg for 12Visohpmac')
% legend('w=24mm','w=50mm','w=100mm','w=200mm','w=400mm')
% figure
% plot(Qg4_m60,vgs4)
% hold on
% plot(Qg4_m125,vgs4)
% hold on
% plot(Qg4_m250,vgs4)
% hold on
% plot(Qg4_m500,vgs4)
% hold on
% plot(Qg4_m999,vgs4)
% xlabel('Qg (C)')
% ylabel('Vgs (V)')
% title('Vgs vs. Qg for 12Visomac')
% legend('w=24mm','w=50mm','w=100mm','w=200mm','w=400mm')
% figure
% plot(W5,Qg5)
% xlabel('Width (m)')
% ylabel('Qg (C)')
% title('Qg vs. Width for 12Vnblisomac')
% figure
% plot(W6,Qg6)
% xlabel('Width (m)')
% ylabel('Qg (C)')
% title('Qg vs. Width for 12Vnblmac')
% figure
% plot(W7,Qg7)
% xlabel('Width (m)')
% ylabel('Qg (C)')
% title('Qg vs. Width for 12Vnblmrmac')
figure
plot(Qg1_m60,vgs1)
hold on
plot(Qg2_m60,vgs2)
hold on
plot(Qg3_m60,vgs3)
hold on
plot(Qg4_m60,vgs4)
hold on
plot(Qg5_m60,vgs5)
hold on
plot(Qg6_m60,vgs6)
hold on
plot(Qg7_m60,vgs7)
hold on
xlabel('Qg (C)')
ylabel('Vgs (V)')
title('Vgs vs. Qg for W=24mm')
legend('8HVnLDMOS nbl','8HVnLDMOS iso','12HVnLDMOS iso hp mac','12HVnLDMOS iso mac','12HVnLDMOS nbl hp mac','12HVnLDMOS nbl mac','12HVnLDMOS nbl mr mac')
figure
plot(Qg1_m125,vgs1)
hold on
plot(Qg2_m125,vgs2)
hold on
plot(Qg3_m125,vgs3)
hold on
plot(Qg4_m125,vgs4)
hold on
plot(Qg5_m125,vgs5)
hold on
plot(Qg6_m125,vgs6)
hold on
plot(Qg7_m125,vgs7)
hold on
xlabel('Qg (C)')
ylabel('Vgs (V)')
title('Vgs vs. Qg for W=50mm')
legend('8HVnLDMOS nbl','8HVnLDMOS iso','12HVnLDMOS iso hp mac','12HVnLDMOS iso mac','12HVnLDMOS nbl hp mac','12HVnLDMOS nbl mac','12HVnLDMOS nbl mr mac')
figure
plot(Qg1_m250,vgs1)
hold on
plot(Qg2_m250,vgs2)
hold on
plot(Qg3_m250,vgs3)
hold on
plot(Qg4_m250,vgs4)
hold on
plot(Qg5_m250,vgs5)
hold on
plot(Qg6_m250,vgs6)
hold on
plot(Qg7_m250,vgs7)
hold on
xlabel('Qg (C)')
ylabel('Vgs (V)')
title('Vgs vs. Qg for W=100mm')
legend('8HVnLDMOS nbl','8HVnLDMOS iso','12HVnLDMOS iso hp mac','12HVnLDMOS iso mac','12HVnLDMOS nbl hp mac','12HVnLDMOS nbl mac','12HVnLDMOS nbl mr mac')
figure
plot(Qg1_m500,vgs1)
hold on
plot(Qg2_m500,vgs2)
hold on
plot(Qg3_m500,vgs3)
hold on
plot(Qg4_m500,vgs4)
hold on
plot(Qg5_m500,vgs5)
hold on
plot(Qg6_m500,vgs6)
hold on
plot(Qg7_m500,vgs7)
hold on
xlabel('Qg (C)')
ylabel('Vgs (V)')
title('Vgs vs. Qg for W=200mm')
legend('8HVnLDMOS nbl','8HVnLDMOS iso','12HVnLDMOS iso hp mac','12HVnLDMOS iso mac','12HVnLDMOS nbl hp mac','12HVnLDMOS nbl mac','12HVnLDMOS nbl mr mac')
figure
plot(Qg1_m999,vgs1)
hold on
plot(Qg2_m999,vgs2)
hold on
plot(Qg3_m999,vgs3)
hold on
plot(Qg4_m999,vgs4)
hold on
plot(Qg5_m999,vgs5)
hold on
plot(Qg6_m999,vgs6)
hold on
plot(Qg7_m999,vgs7)
hold on
xlabel('Qg (C)')
ylabel('Vgs (V)')
title('Vgs vs. Qg for W=400mm')
legend('8HVnLDMOS nbl','8HVnLDMOS iso','12HVnLDMOS iso hp mac','12HVnLDMOS iso mac','12HVnLDMOS nbl hp mac','12HVnLDMOS nbl mac','12HVnLDMOS nbl mr mac')
figure
plot(Qg1_vgs_5,W1)
hold on 
plot(Qg2_vgs_5,W2)
hold on 
plot(Qg3_vgs_5,W2)
hold on 
plot(Qg4_vgs_5,W3)
hold on 
plot(Qg5_vgs_5,W5)
hold on 
plot(Qg6_vgs_5,W6)
hold on 
plot(Qg7_vgs_5,W7)
hold on 
xlabel('Qg (C)')
ylabel('Width (m)')
title('Width vs. Qg for Vgs=5V')
legend('8HVnLDMOS nbl','8HVnLDMOS iso','12HVnLDMOS iso hp mac','12HVnLDMOS iso mac','12HVnLDMOS nbl hp mac','12HVnLDMOS nbl mac','12HVnLDMOS nbl mr mac')
